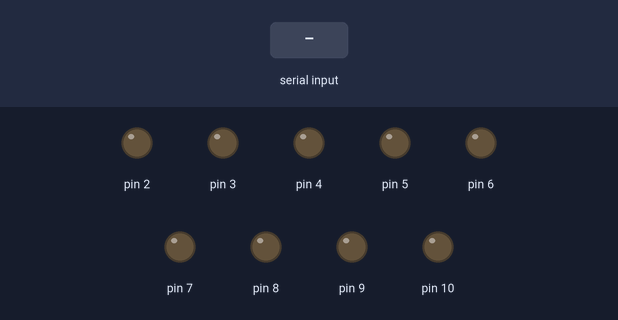
This sketch was run on a simulated Arduino Uno, built with avr-gcc and run on an emulated ATmega328P. On the bench: output pins drawn as LEDs (lit = HIGH). Inputs (shaded band) come from the test bench. What the sketch prints to the serial monitor is not drawn.

Above: at 1.2 s.
1.3 s: "1" received over the second serial link
At 1.6 s:
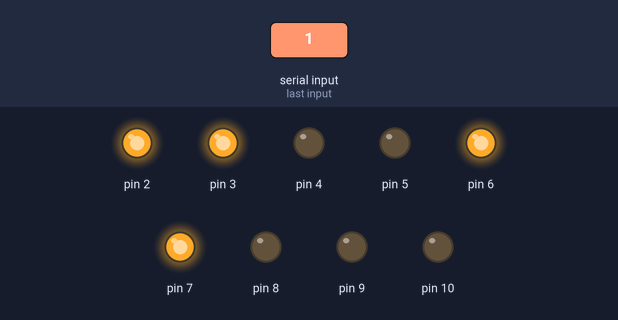
2.8 s: "2" received over the second serial link
At 3.9 s:
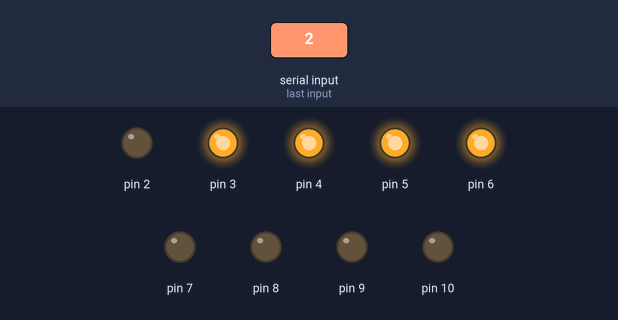
4.3 s: "4" received over the second serial link
At 5.1 s:
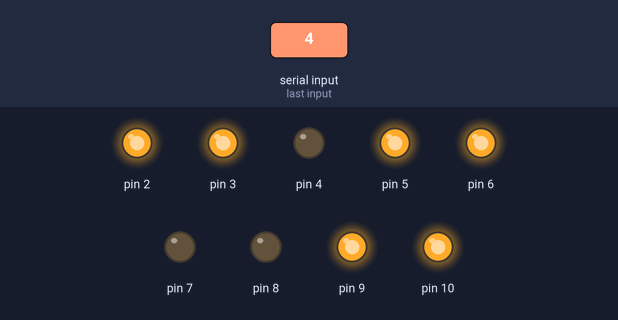
5.8 s: "3" received over the second serial link
At 6.3 s:
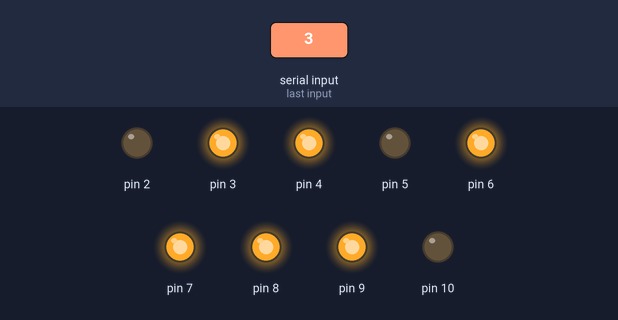
7.3 s: "A" received over the second serial link
At 8.5 s:
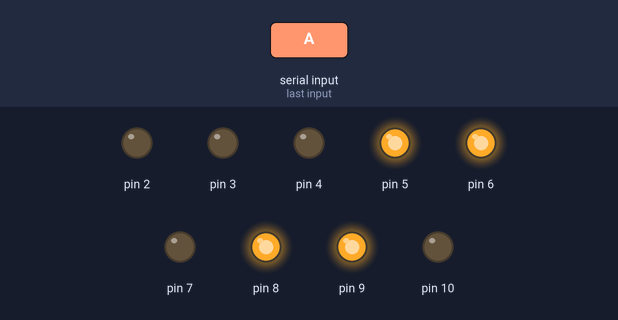
8.8 s: "B" received over the second serial link
At 9.8 s:
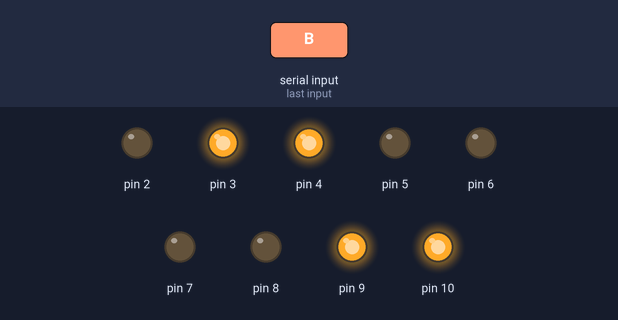
Timing chart, 0 to 11.3 s (numbered marks = the images above; inputs shaded):
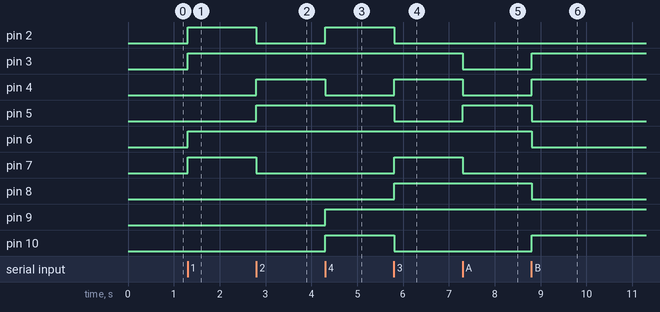

Measured:
- after the input at 1.3 s, pin 2, pin 3, pin 6, pin 7: LOW → HIGH at once
- after the input at 2.8 s, pin 2, pin 7: HIGH → LOW at once; pin 4, pin 5: LOW → HIGH at once
- after the input at 4.3 s, pin 2, pin 9, pin 10: LOW → HIGH at once; pin 4: HIGH → LOW at once
- after the input at 5.8 s, pin 2, pin 5, pin 10: HIGH → LOW at once; pin 4, pin 7, pin 8: LOW → HIGH at once
- after the input at 7.3 s, pin 3, pin 4, pin 7: HIGH → LOW at once; pin 5: LOW → HIGH at once
- after the input at 8.8 s, pin 3, pin 4, pin 10: LOW → HIGH at once; pin 5, pin 6, pin 8: HIGH → LOW at once

The sketch:

TripRobot_bluetoothsoftware.ino
```cpp
#include <SoftwareSerial.h>
SoftwareSerial BT(11, 12); //Rx,Tx
int Rxapp = 0; // value start
void setup() {
  Serial.begin(9600);
  pinMode(2, OUTPUT);
  pinMode(3, OUTPUT);
  pinMode(4, OUTPUT);
  pinMode(5, OUTPUT);
  pinMode(6, OUTPUT);
  pinMode(7, OUTPUT);
  pinMode(8, OUTPUT);
  pinMode(9, OUTPUT);
  pinMode(10, OUTPUT);
  pinMode(11, INPUT);
  pinMode(12, INPUT);
  BT.begin(38400);

}


void SpinLeft(int pwm) {
  digitalWrite(2, 1);
  digitalWrite(4, 0);

  digitalWrite(5, 1);
  digitalWrite(7, 0);

  digitalWrite(8, 0);
  digitalWrite(10, 1);
  analogWrite(3, pwm);
  analogWrite(6, pwm);
  analogWrite(9, pwm);
}

void SpinRight(int pwm) {
  digitalWrite(2, 0);
  digitalWrite(4, 1);

  digitalWrite(5, 0);
  digitalWrite(7, 1);
  digitalWrite(8, 1);
  digitalWrite(10, 0);
  analogWrite(3, pwm);
  analogWrite(6, pwm);
  analogWrite(9, pwm);
}


void right(int pwm) {
  digitalWrite(2, 0);
  digitalWrite(4, 1);
  digitalWrite(5, 0);
  digitalWrite(7, 0);
  digitalWrite(8, 0);
  digitalWrite(10, 1);
  analogWrite(3, pwm);
  analogWrite(6, 0);
  analogWrite(9, pwm);
}

void left(int pwm) {
  digitalWrite(2, 0);
  digitalWrite(4, 0);

  digitalWrite(5, 1);
  digitalWrite(7, 0);

  digitalWrite(8, 1);
  digitalWrite(10, 0);
  analogWrite(3, 0);
  analogWrite(6, pwm);
  analogWrite(9, pwm);
}


void forward(int pwm) {
  digitalWrite(2, 1);
  digitalWrite(4, 0);
  digitalWrite(5, 0);
  digitalWrite(7, 1);
  digitalWrite(8, 0);
  digitalWrite(10, 0);
  analogWrite(3, pwm);
  analogWrite(6, pwm);
  analogWrite(9, 0);
}

void backward(int pwm) {
  digitalWrite(2, 0);
  digitalWrite(4, 1);
  digitalWrite(5, 1);
  digitalWrite(7, 0);
  digitalWrite(8, 0);
  digitalWrite(10, 0);
  analogWrite(3, pwm);
  analogWrite(6, pwm);
  analogWrite(9, 0);
}

void stopMortor() {
  digitalWrite(2, 0);
  digitalWrite(4, 0);
  digitalWrite(5, 0);
  digitalWrite(7, 0);
  digitalWrite(8, 0);
  digitalWrite(10, 0);
  analogWrite(3, 0);
  analogWrite(6, 0);
  analogWrite(9, 0);
}


void loop() {
  if (BT.available()) {
    Rxapp = BT.read();
  }
  if (Rxapp == 49) {
    forward(1023);
  }
  else if (Rxapp == 50) {
    backward(1023);
  } else if (Rxapp == 52) {
    SpinLeft(1023);
  }
  else if (Rxapp == 51) {
    SpinRight(1023);
  }
  else if (Rxapp == 65) {
    left(1023);
  }
  else if (Rxapp == 66) {
    right(1023);
  }
  else  stopMortor();


  Serial.println(Rxapp);
}
```
